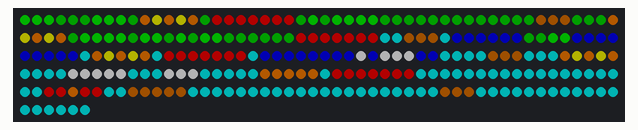
A sketch run on a simulated Arduino Uno, built with avr-gcc and run on an emulated ATmega328P. Shown: 256 RGB LEDs in strip order, left to right, continuing on the next row. Dim RGB values are drawn brighter than linear. At 0.0 s the program stops and its outputs stay as they are.

Above: at 0.1 s.

The sketch:

NeoPixel_Array.ino
```cpp
#include <Adafruit_NeoPixel.h>

#define PIN 6
#define NUM_PIXELS 256

Adafruit_NeoPixel strip(NUM_PIXELS, PIN, NEO_GRB + NEO_KHZ800);

int getPixelIndex(int x, int y) {
  int invertedY = 15 - y; /* Reverse lines */
  if (invertedY % 2 == 0) {
    return invertedY * 16 + x; /* ==> */
  } else {
    return invertedY * 16 + (15 - x); /* <== */
  }
}

uint32_t colorMatrix[16][16] = {
{strip.Color(0, 61, 61), strip.Color(0, 61, 61), strip.Color(0, 61, 61), strip.Color(0, 61, 61), strip.Color(0, 61, 61), strip.Color(0, 61, 61), strip.Color(0, 61, 61), strip.Color(0, 61, 61), strip.Color(0, 61, 61), strip.Color(0, 61, 61), strip.Color(0, 61, 61), strip.Color(0, 61, 61), strip.Color(0, 61, 61), strip.Color(0, 61, 61), strip.Color(0, 61, 61), strip.Color(0, 61, 61), },
{strip.Color(0, 61, 61), strip.Color(0, 61, 61), strip.Color(0, 61, 61), strip.Color(0, 61, 61), strip.Color(0, 61, 61), strip.Color(0, 61, 61), strip.Color(0, 61, 61), strip.Color(0, 61, 61), strip.Color(0, 61, 61), strip.Color(0, 61, 61), strip.Color(0, 61, 61), strip.Color(30, 15, 0), strip.Color(30, 15, 0), strip.Color(30, 15, 0), strip.Color(0, 61, 61), strip.Color(0, 61, 61), },
{strip.Color(0, 61, 61), strip.Color(0, 61, 61), strip.Color(0, 61, 61), strip.Color(0, 61, 61), strip.Color(0, 61, 61), strip.Color(0, 61, 61), strip.Color(0, 61, 61), strip.Color(0, 61, 61), strip.Color(0, 61, 61), strip.Color(0, 61, 61), strip.Color(30, 15, 0), strip.Color(30, 15, 0), strip.Color(30, 15, 0), strip.Color(30, 15, 0), strip.Color(30, 15, 0), strip.Color(0, 61, 61), },
{strip.Color(0, 61, 61), strip.Color(0, 61, 61), strip.Color(0, 61, 61), strip.Color(0, 61, 61), strip.Color(0, 61, 61), strip.Color(0, 61, 61), strip.Color(0, 61, 61), strip.Color(0, 61, 61), strip.Color(0, 61, 61), strip.Color(0, 61, 61), strip.Color(61, 0, 0), strip.Color(61, 0, 0), strip.Color(61, 30, 0), strip.Color(61, 0, 0), strip.Color(61, 0, 0), strip.Color(0, 61, 61), },
{strip.Color(0, 61, 61), strip.Color(0, 61, 61), strip.Color(0, 61, 61), strip.Color(0, 61, 61), strip.Color(0, 61, 61), strip.Color(0, 61, 61), strip.Color(0, 61, 61), strip.Color(0, 61, 61), strip.Color(0, 61, 61), strip.Color(61, 0, 0), strip.Color(61, 0, 0), strip.Color(61, 0, 0), strip.Color(61, 0, 0), strip.Color(61, 0, 0), strip.Color(61, 0, 0), strip.Color(61, 0, 0), },
{strip.Color(0, 61, 61), strip.Color(0, 61, 61), strip.Color(61, 61, 61), strip.Color(61, 61, 61), strip.Color(61, 61, 61), strip.Color(0, 61, 61), strip.Color(0, 61, 61), strip.Color(0, 61, 61), strip.Color(0, 61, 61), strip.Color(0, 61, 61), strip.Color(61, 30, 0), strip.Color(61, 30, 0), strip.Color(61, 30, 0), strip.Color(61, 30, 0), strip.Color(61, 30, 0), strip.Color(0, 61, 61), },
{strip.Color(0, 61, 61), strip.Color(61, 61, 61), strip.Color(61, 61, 61), strip.Color(61, 61, 61), strip.Color(61, 61, 61), strip.Color(61, 61, 61), strip.Color(0, 61, 61), strip.Color(0, 61, 61), strip.Color(0, 61, 61), strip.Color(0, 61, 61), strip.Color(61, 30, 0), strip.Color(61, 61, 0), strip.Color(61, 30, 0), strip.Color(61, 61, 0), strip.Color(61, 30, 0), strip.Color(0, 61, 61), },
{strip.Color(61, 61, 61), strip.Color(0, 0, 61), strip.Color(61, 61, 61), strip.Color(61, 61, 61), strip.Color(61, 61, 61), strip.Color(0, 0, 61), strip.Color(0, 0, 61), strip.Color(0, 61, 61), strip.Color(0, 61, 61), strip.Color(0, 61, 61), strip.Color(0, 61, 61), strip.Color(30, 15, 0), strip.Color(30, 15, 0), strip.Color(30, 15, 0), strip.Color(0, 61, 61), strip.Color(0, 61, 61), },
{strip.Color(0, 0, 61), strip.Color(0, 0, 61), strip.Color(0, 0, 61), strip.Color(0, 0, 61), strip.Color(0, 0, 61), strip.Color(0, 0, 61), strip.Color(0, 0, 61), strip.Color(0, 0, 61), strip.Color(0, 61, 61), strip.Color(61, 0, 0), strip.Color(61, 0, 0), strip.Color(61, 0, 0), strip.Color(61, 0, 0), strip.Color(61, 0, 0), strip.Color(61, 0, 0), strip.Color(61, 0, 0), },
{strip.Color(0, 0, 61), strip.Color(0, 0, 61), strip.Color(0, 0, 61), strip.Color(0, 0, 61), strip.Color(0, 0, 61), strip.Color(0, 0, 61), strip.Color(0, 0, 61), strip.Color(0, 0, 61), strip.Color(0, 0, 61), strip.Color(0, 61, 61), strip.Color(61, 30, 0), strip.Color(61, 61, 0), strip.Color(61, 30, 0), strip.Color(61, 61, 0), strip.Color(61, 30, 0), strip.Color(0, 61, 61), },
{strip.Color(0, 61, 0), strip.Color(0, 61, 0), strip.Color(0, 30, 0), strip.Color(0, 30, 0), strip.Color(0, 0, 61), strip.Color(0, 0, 61), strip.Color(0, 0, 61), strip.Color(0, 0, 61), strip.Color(0, 0, 61), strip.Color(0, 0, 61), strip.Color(0, 61, 61), strip.Color(30, 15, 0), strip.Color(30, 15, 0), strip.Color(30, 15, 0), strip.Color(0, 61, 61), strip.Color(0, 61, 61), },
{strip.Color(0, 30, 0), strip.Color(0, 61, 0), strip.Color(0, 61, 0), strip.Color(0, 30, 0), strip.Color(0, 30, 0), strip.Color(0, 30, 0), strip.Color(0, 30, 0), strip.Color(0, 30, 0), strip.Color(0, 30, 0), strip.Color(61, 0, 0), strip.Color(61, 0, 0), strip.Color(61, 0, 0), strip.Color(61, 0, 0), strip.Color(61, 0, 0), strip.Color(61, 0, 0), strip.Color(61, 0, 0), },
{strip.Color(0, 61, 0), strip.Color(0, 30, 0), strip.Color(0, 61, 0), strip.Color(0, 61, 0), strip.Color(0, 30, 0), strip.Color(0, 61, 0), strip.Color(0, 61, 0), strip.Color(0, 61, 0), strip.Color(0, 61, 0), strip.Color(0, 30, 0), strip.Color(61, 30, 0), strip.Color(61, 61, 0), strip.Color(61, 30, 0), strip.Color(61, 61, 0), strip.Color(61, 30, 0), strip.Color(0, 30, 0), },
{strip.Color(0, 30, 0), strip.Color(0, 30, 0), strip.Color(0, 30, 0), strip.Color(0, 30, 0), strip.Color(0, 30, 0), strip.Color(0, 30, 0), strip.Color(0, 30, 0), strip.Color(0, 30, 0), strip.Color(0, 30, 0), strip.Color(0, 30, 0), strip.Color(0, 30, 0), strip.Color(30, 15, 0), strip.Color(30, 15, 0), strip.Color(30, 15, 0), strip.Color(0, 30, 0), strip.Color(0, 30, 0), },
{strip.Color(0, 30, 0), strip.Color(0, 30, 0), strip.Color(0, 61, 0), strip.Color(0, 61, 0), strip.Color(0, 61, 0), strip.Color(0, 61, 0), strip.Color(0, 30, 0), strip.Color(0, 61, 0), strip.Color(0, 30, 0), strip.Color(61, 0, 0), strip.Color(61, 0, 0), strip.Color(61, 0, 0), strip.Color(61, 0, 0), strip.Color(61, 0, 0), strip.Color(61, 0, 0), strip.Color(61, 0, 0), },
{strip.Color(0, 61, 0), strip.Color(0, 61, 0), strip.Color(0, 61, 0), strip.Color(0, 30, 0), strip.Color(0, 30, 0), strip.Color(0, 30, 0), strip.Color(0, 61, 0), strip.Color(0, 61, 0), strip.Color(0, 61, 0), strip.Color(0, 30, 0), strip.Color(61, 30, 0), strip.Color(61, 61, 0), strip.Color(61, 30, 0), strip.Color(61, 61, 0), strip.Color(61, 30, 0), strip.Color(0, 30, 0), },
};

void setup() {
  strip.begin();
  strip.show(); // Turn all LEDs off
}

void loop() {
  for (int y = 0; y < 16; y++) {
    for (int x = 0; x < 16; x++) {
      int pixelIndex = getPixelIndex(x, y);
      strip.setPixelColor(pixelIndex, colorMatrix[y][x]);
    }
  }
  strip.show();
  while(1) {} /* endless loop */
}
```
